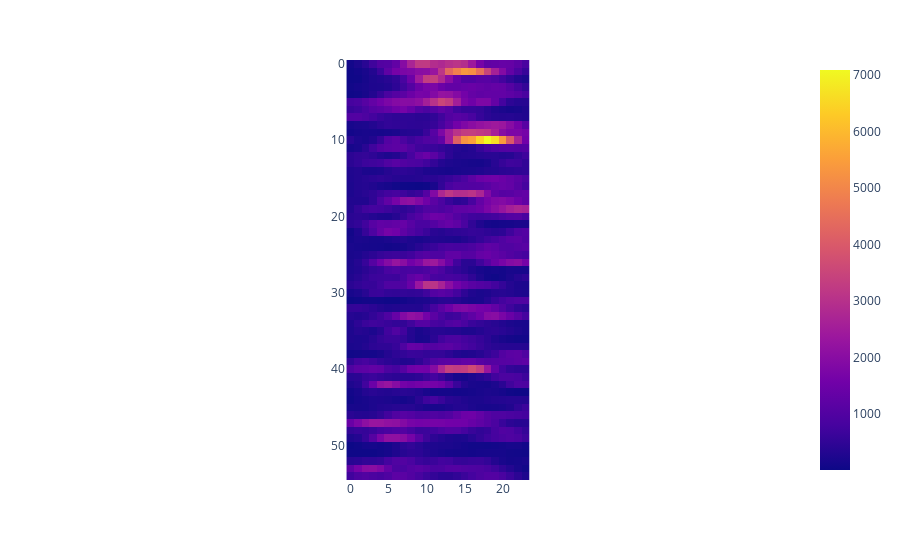

The cell this chart's notebook holds for it:
### Markdown cell above
Now let's see how an output flux looks like

### Code cell
plot_map(fluxes_array[8])

### Figure 1 — Plotly figure (JSON) as saved in the notebook; plotly's stock layout.template omitted (floating-point values rounded to 4 significant figures; data arrays with more than 128 entries replaced by an {"elided": "..."} marker saying what was removed)
{"data": [{"coloraxis": "coloraxis", "hovertemplate": "x: %{x}<br>y: %{y}<br>color: %{z}<extra></extra>", "name": "0", "type": "heatmap", "xaxis": "x", "yaxis": "y", "z": {"elided": "55x24 float values"}}], "layout": {"coloraxis": {"colorscale": [[0, "#0d0887"], [0.1111, "#46039f"], [0.2222, "#7201a8"], [0.3333, "#9c179e"], [0.4444, "#bd3786"], [0.5556, "#d8576b"], [0.6667, "#ed7953"], [0.7778, "#fb9f3a"], [0.8889, "#fdca26"], [1, "#f0f921"]]}, "margin": {"t": 60}, "xaxis": {"anchor": "y", "constrain": "domain", "domain": [0, 1], "scaleanchor": "y"}, "yaxis": {"anchor": "x", "autorange": "reversed", "constrain": "domain", "domain": [0, 1]}}}
